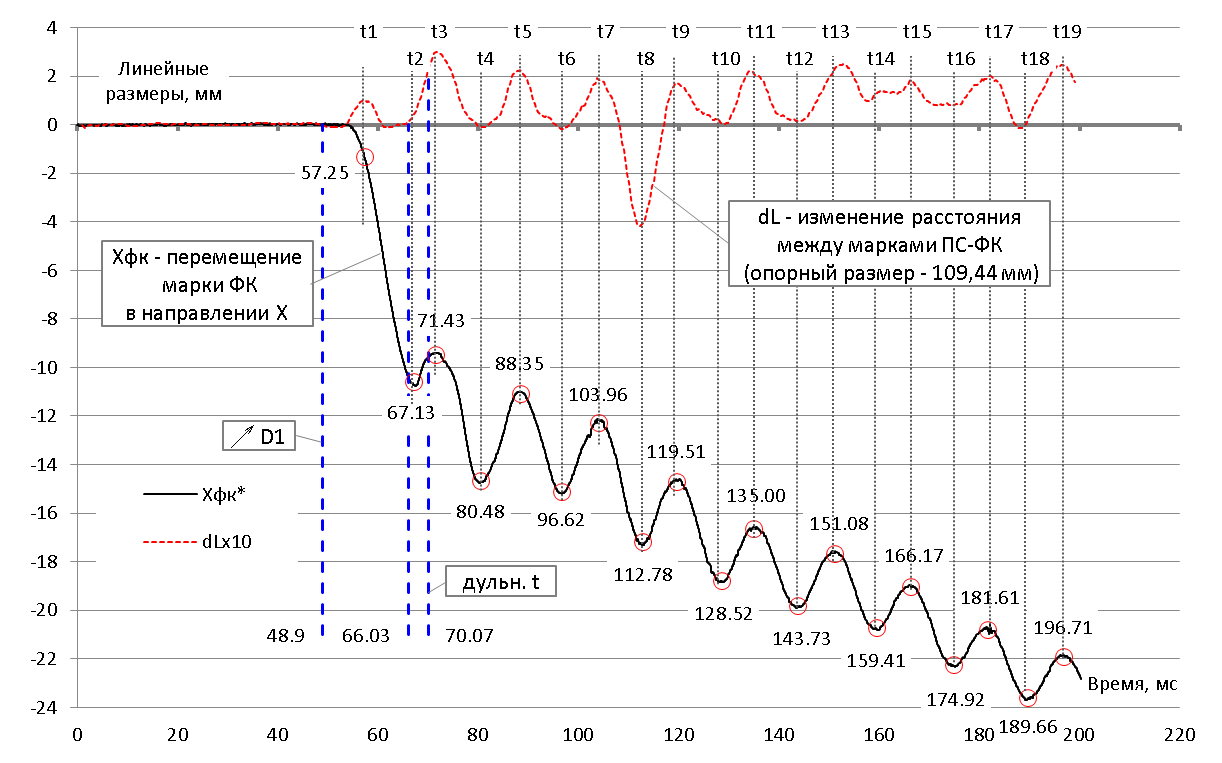
#> input picture figures/src/fig3_white.png, 1222 x 763 px
$ python digitize.py
#> lines starting #> are read from the running program, lines starting #| are printed output that depends on the picture; after the words box and inside, x2 and y2 are one past the last pixel; in counts of white or black regions, pixels touching at a corner belong together; long printed decimals are rounded
from PIL import Image
import numpy as np, json
c=np.array(Image.open('../figures/src/fig3_white.png')).astype(int)
r,g,b=c[:,:,0],c[:,:,1],c[:,:,2]
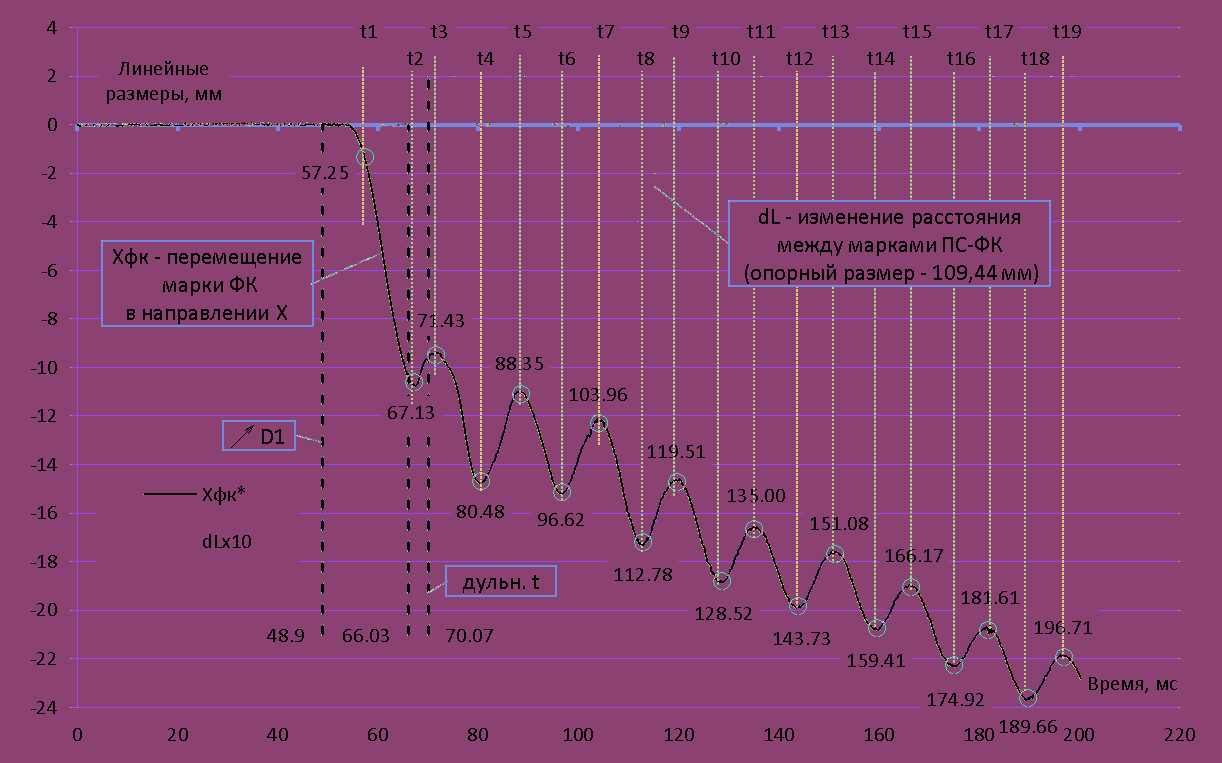
#> r: shape (763, 1222) int64; 181 distinct labels, from 0 to 255; one colour per label, 0 black
#> g: shape (763, 1222) int64; 162 distinct labels, from 0 to 255
#> b: shape (763, 1222) int64; 164 distinct labels, from 0 to 255
H,W=r.shape
#> H = 763; W = 1222
X0,SX=77.0,5.01
rows=np.array([27,76,124.5,173,221,270,318,367,415,464,513,561,610,658,707]); vals=np.arange(4,-25,-2)
A=np.polyfit(rows,vals,1); print('y calib', A)
tms=lambda col:(col-X0)/SX
ymm=lambda row:np.polyval(A,row)
black=(r<110)&(g<110)&(b<110)
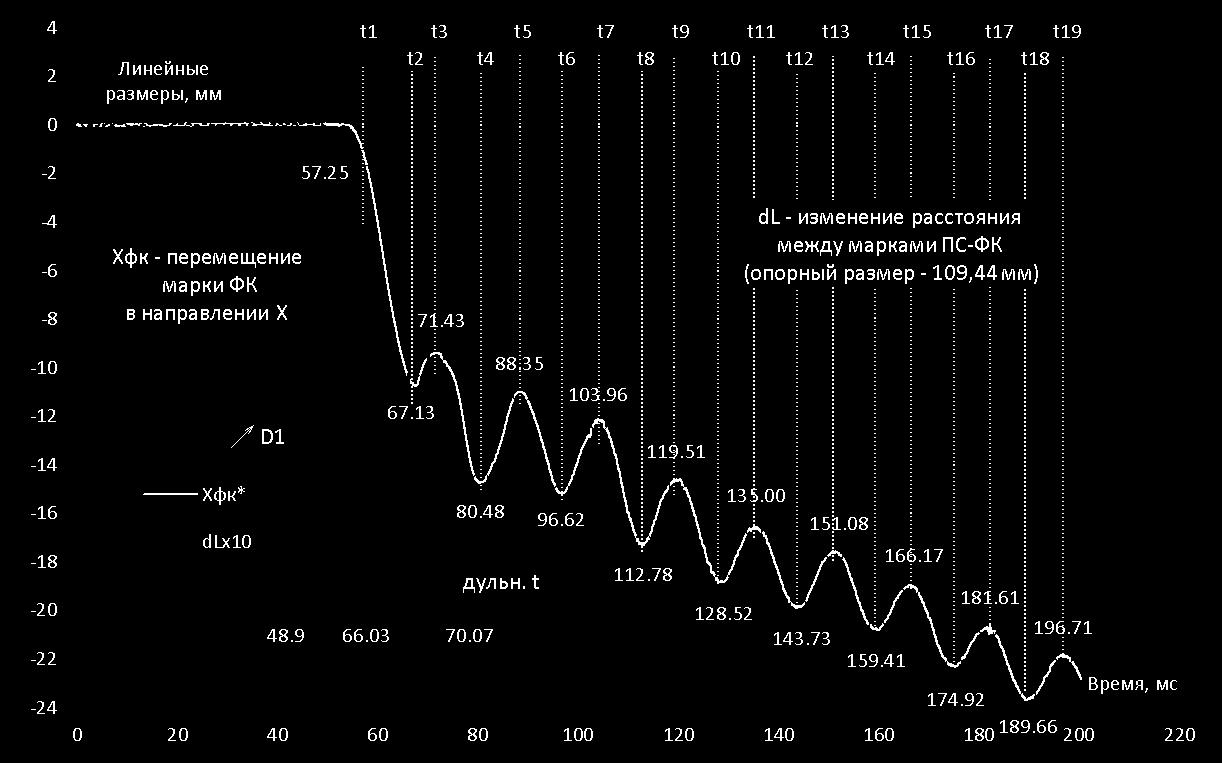
#> black: shape (763, 1222) bool; 2.8% white in thin lines or dots, all inside (x1, y1, x2, y2) = (31, 21, 1195, 741)
red=(r>180)&(g<110)&(b<110)
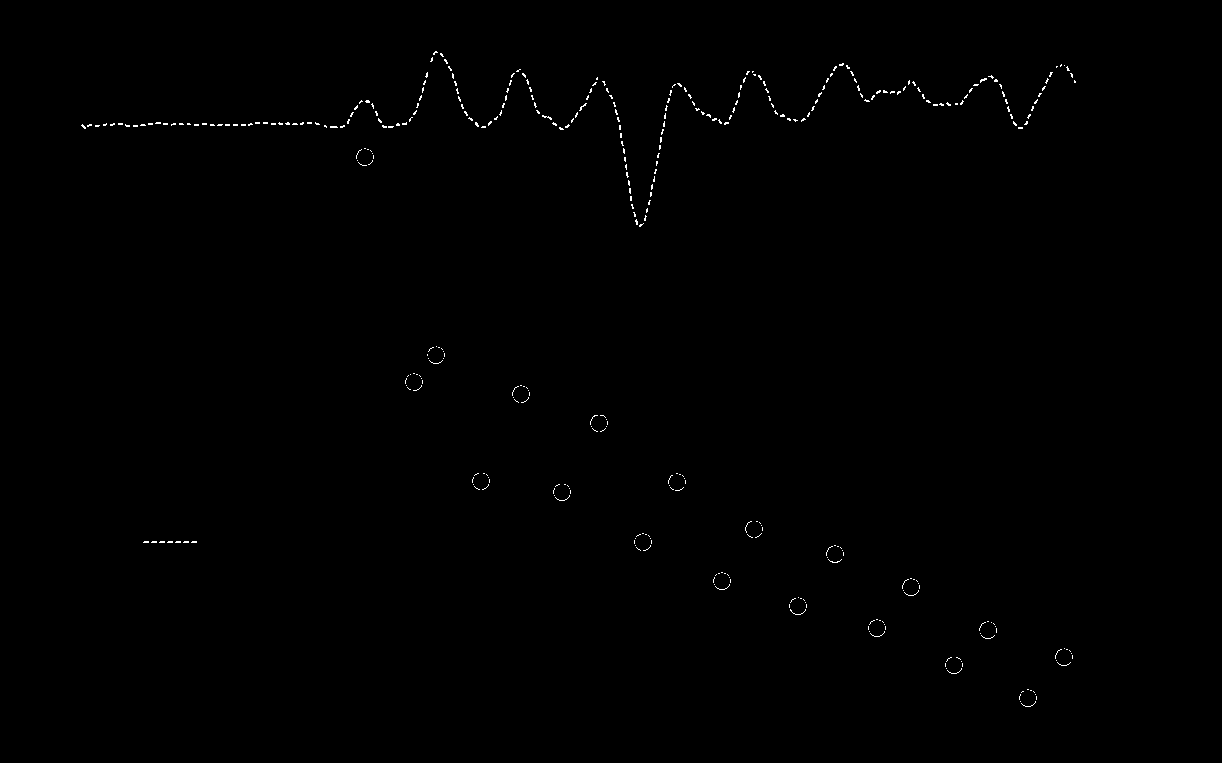
#> red: shape (763, 1222) bool; 0.31% white in thin lines or dots, all inside (x1, y1, x2, y2) = (81, 51, 1076, 707)
def track(mask, col0, col1, row_start, maxjump, rowlim=(0,H)):
#> called with col0 = 80, col1 = 1190, row_start = 124.5, maxjump = 14, rowlim = (0, 763)
    out=[]; prev=row_start
    for col in range(col0,col1):
        ys=np.nonzero(mask[rowlim[0]:rowlim[1],col])[0]+rowlim[0]
        if len(ys)==0: continue
        # group into runs
        runs=np.split(ys, np.nonzero(np.diff(ys)>1)[0]+1)
        cands=[(abs(run.mean()-prev),run) for run in runs]
        d,run=min(cands,key=lambda x:x[0])
        if d<=maxjump:
            y=run.mean(); out.append((col,y)); prev=y
#> this loop made 1110 passes
#> (ys, runs, d, run, y, prev) on passes 4, 8, 16, 17, 18, 20, 23, 25, 26: ([124], [[124]], 2, [124], 124, 124), ([124], [[124]], 1, [124], 124, 124), ([124], [[124]], 1, [124], 124, 124), ([124], [[124]], 0, [124], 124, 124), ([124], [[124]], 0, [124], 124, 124), ([126], [[126]], 2, [126], 126, 126), ([123], [[123]], 1.5, [123], 123, 123), ([123], [[123]], 0, [123], 123, 123), ([126], [[126]], 3, [126], 126, 126)
#> (runs, cands, d, run, y, prev) on passes 2, 33, 46: ([[126], [731, 732, 733, 734, 735, 736, 737]], [(1, [126]), (609, [731, 732, 733, 734, 735, 736, 737])], 1, [126], 126, 126), ([[90, 91], [98, 99], [123]], [(34, [90, 91]), (26, [98, 99]), (1.5, [123])], 1.5, [123], 123, 123), ([[62], [126], [256, 257, 258, 259, 260]], [(63, [62]), (1, [126]), (133, [256, 257, 258, 259, 260])], 1, [126], 126, 126)
#> after the loop, out = 1034 pairs, first value 80 to 1176, second value 122 to 699.5
    return np.array(out)
bl=track(black, 80, 1190, 124.5, 14)
#> bl has the same summary as out in track
# remove the region of legend/labels? report gaps
t=tms(bl[:,0]); x=ymm(bl[:,1])
#> after `t = tms(bl[:, 0])`: t = 1034 values from 0.599 to 219.4
#> after `x = ymm(bl[:, 1])`: x = 1034 values, max 0.0924 at index 93, min -23.7 at index 914, mean -12.78
rd=track(red, 80, 1190, 124.5, 12, rowlim=(15,245))
#> the loop in track (call 2), `for col in range(col0,col1):` made 1110 passes
#> (ys, runs, d, run, y, prev) on passes 2, 20: ([125], [[125]], 0.5, [125], 125, 125), ([125], [[125]], 0.5, [125], 125, 125)
#> (d, run, y, prev) on passes 3, 4, 5, 6, 8, 9: (0, [124, 125, 126], 125, 125), (1, [125, 126, 127], 126, 126), (1, [126, 127, 128], 127, 127), (0.5, [127, 128], 127.5, 127.5), (2, [125, 126], 125.5, 125.5), (0, [125, 126], 125.5, 125.5)
t2=tms(rd[:,0]); d=ymm(rd[:,1])/10.0
json.dump(dict(t=t.tolist(),x=x.tolist(),td=t2.tolist(),dl=d.tolist()), open('fig3_digitized.json','w'))
import matplotlib; matplotlib.use('Agg'); import matplotlib.pyplot as plt
fig,ax=plt.subplots(2,1,figsize=(14,8))
ax[0].imshow(c[:,:,:3].astype(np.uint8)); ax[0].plot(bl[:,0],bl[:,1],'g-',lw=0.8); ax[0].plot(rd[:,0],rd[:,1],'c-',lw=0.8)
ax[1].plot(t,x,'k-'); ax[1].plot(t2,d*10,'r-'); ax[1].grid()
plt.savefig('digit_check.png',dpi=80)
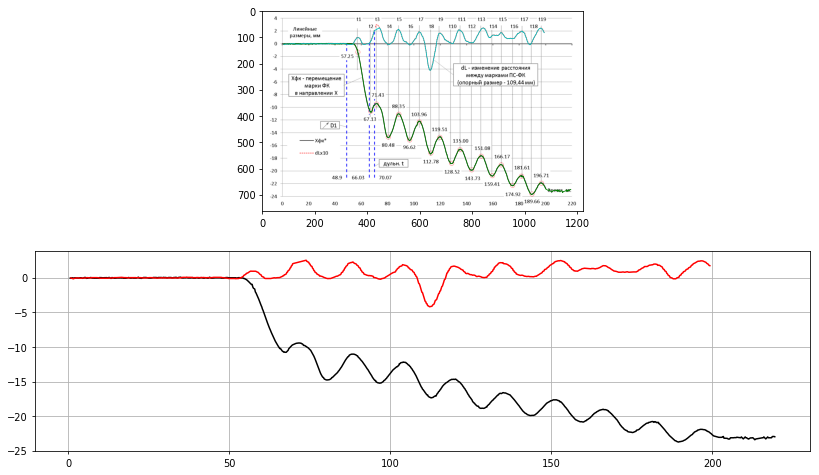
#> figure drawn by matplotlib, 2 panels; panel 2: curve peaks at x = 21.76, y = 0.0924; panel 2: curve peaks at x = 73.85, y = 2.54
print(len(t), t.min(), t.max(), x.min(), len(t2))
#| 1034 0.5988 219.361 -23.700 774
